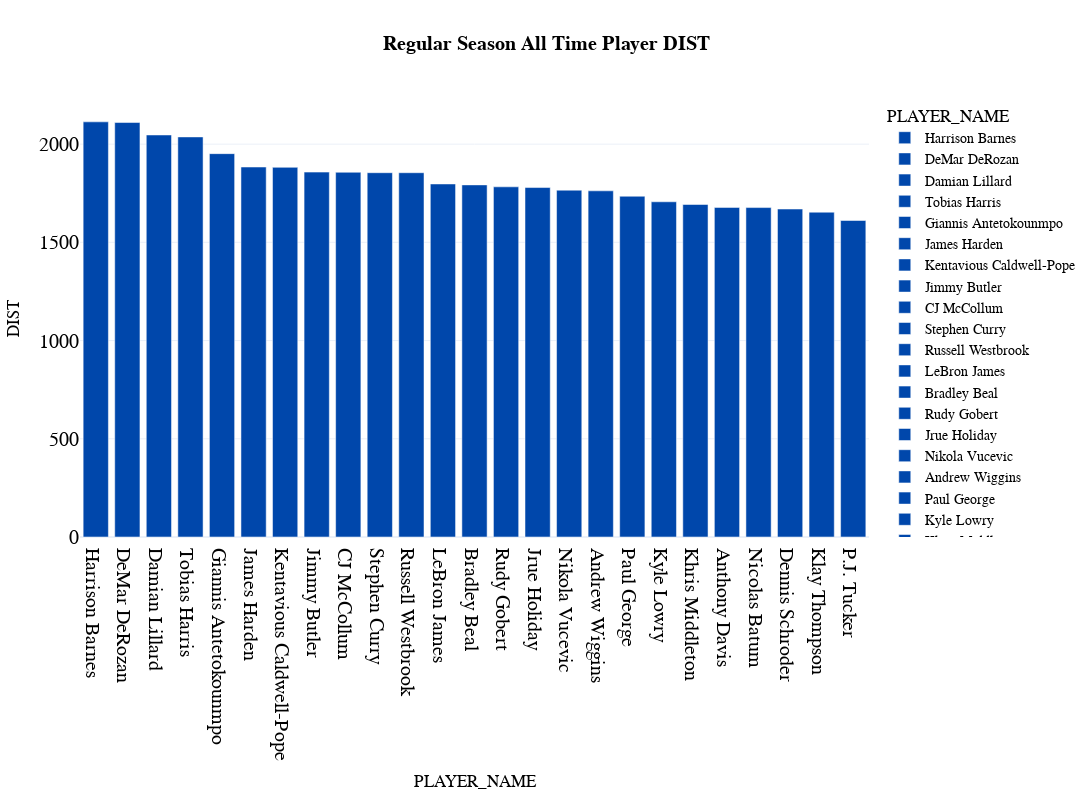

Write notebook code for a chart like this one.
### Code cell
fig_bar = px.bar(
  df_totals.sort_values(by=sort_category, ascending=False).head(25),
  x='PLAYER_NAME', 
  y=sort_category,
  color='PLAYER_NAME',
  color_discrete_sequence=px.colors.qualitative.G10,
  title="<b>{} All Time Player {}</b>".format(types,sort_category),
  template="plotly_white",
  hover_data=['PLAYER_NAME', 'DIST', 'ORBC', 'DRBC', 'RBC', 'TCHS', 'SAST', 'FTAST', 'PASS', 'AST', 'CFGM',
       'CFGA', 'CFG_PCT', 'UFGM', 'UFGA', 'UFG_PCT', 'DFGM', 'DFGA','DFG_PCT'], 
  height=800, 
  width=1200,
  )

fig_bar.update_layout(
    title_x=0.5,
    hoverlabel=dict(
        bgcolor="white",
        font_size=16,
        font_family="PT Sans Narrow"
    ),
    yaxis = dict(tickfont = dict(size=20)),
    xaxis = dict(tickfont = dict(size=20)),
    font=dict(
        family="PT Sans Narrow",
        size=14,
        color="Black"
    ),
    title_font_family="PT Sans Narrow"
)
fig_bar.update_traces(marker_color='#0047ab')
fig_bar

### Figure 1 — Plotly figure (JSON) as saved in the notebook; plotly's stock layout.template omitted (floating-point values rounded to 4 significant figures)
{"data": [{"alignmentgroup": "True", "customdata": [[2540, 5859, 8147, 39171, 233, 96, 26395, 1566, 1760, 3717, 0.4735, 2641, 5888, 0.4485, 1536, 2259, 0.6799]], "hovertemplate": "PLAYER_NAME=%{x}<br>DIST=%{y}<br>ORBC=%{customdata[0]}<br>DRBC=%{customdata[1]}<br>RBC=%{customdata[2]}<br>TCHS=%{customdata[3]}<br>SAST=%{customdata[4]}<br>FTAST=%{customdata[5]}<br>PASS=%{customdata[6]}<br>AST=%{customdata[7]}<br>CFGM=%{customdata[8]}<br>CFGA=%{customdata[9]}<br>CFG_PCT=%{customdata[10]}<br>UFGM=%{customdata[11]}<br>UFGA=%{customdata[12]}<br>UFG_PCT=%{customdata[13]}<br>DFGM=%{customdata[14]}<br>DFGA=%{customdata[15]}<br>DFG_PCT=%{customdata[16]}<extra></extra>", "legendgroup": "Harrison Barnes", "marker": {"color": "#0047ab", "pattern": {"shape": ""}}, "name": "Harrison Barnes", "offsetgroup": "Harrison Barnes", "orientation": "v", "showlegend": true, "textposition": "auto", "type": "bar", "x": ["Harrison Barnes"], "xaxis": "x", "y": [2113.0], "yaxis": "y"}, {"alignmentgroup": "True", "customdata": [[2165, 5630, 7545, 52223, 650, 198, 30784, 4255, 3763, 7869, 0.4782, 3261, 6986, 0.4668, 1354, 1888, 0.7172]], "hovertemplate": "PLAYER_NAME=%{x}<br>DIST=%{y}<br>ORBC=%{customdata[0]}<br>DRBC=%{customdata[1]}<br>RBC=%{customdata[2]}<br>TCHS=%{customdata[3]}<br>SAST=%{customdata[4]}<br>FTAST=%{customdata[5]}<br>PASS=%{customdata[6]}<br>AST=%{customdata[7]}<br>CFGM=%{customdata[8]}<br>CFGA=%{customdata[9]}<br>CFG_PCT=%{customdata[10]}<br>UFGM=%{customdata[11]}<br>UFGA=%{customdata[12]}<br>UFG_PCT=%{customdata[13]}<br>DFGM=%{customdata[14]}<br>DFGA=%{customdata[15]}<br>DFG_PCT=%{customdata[16]}<extra></extra>", "legendgroup": "DeMar DeRozan", "marker": {"color": "#0047ab", "pattern": {"shape": ""}}, "name": "DeMar DeRozan", "offsetgroup": "DeMar DeRozan", "orientation": "v", "showlegend": true, "textposition": "auto", "type": "bar", "x": ["DeMar DeRozan"], "xaxis": "x", "y": [2110.0], "yaxis": "y"}, {"alignmentgroup": "True", "customdata": [[2089, 5340, 7349, 67338, 731, 433, 45222, 5456, 2717, 6154, 0.4415, 3878, 8903, 0.4356, 1179, 1617, 0.7291]], "hovertemplate": "PLAYER_NAME=%{x}<br>DIST=%{y}<br>ORBC=%{customdata[0]}<br>DRBC=%{customdata[1]}<br>RBC=%{customdata[2]}<br>TCHS=%{customdata[3]}<br>SAST=%{customdata[4]}<br>FTAST=%{customdata[5]}<br>PASS=%{customdata[6]}<br>AST=%{customdata[7]}<br>CFGM=%{customdata[8]}<br>CFGA=%{customdata[9]}<br>CFG_PCT=%{customdata[10]}<br>UFGM=%{customdata[11]}<br>UFGA=%{customdata[12]}<br>UFG_PCT=%{customdata[13]}<br>DFGM=%{customdata[14]}<br>DFGA=%{customdata[15]}<br>DFG_PCT=%{customdata[16]}<extra></extra>", "legendgroup": "Damian Lillard", "marker": {"color": "#0047ab", "pattern": {"shape": ""}}, "name": "Damian Lillard", "offsetgroup": "Damian Lillard", "orientation": "v", "showlegend": true, "textposition": "auto", "type": "bar", "x": ["Damian Lillard"], "xaxis": "x", "y": [2047.0], "yaxis": "y"}, {"alignmentgroup": "True", "customdata": [[2797, 7482, 9940, 48592, 339, 166, 33585, 2188, 2751, 5471, 0.5028, 2816, 6092, 0.4622, 1846, 2705, 0.6824]], "hovertemplate": "PLAYER_NAME=%{x}<br>DIST=%{y}<br>ORBC=%{customdata[0]}<br>DRBC=%{customdata[1]}<br>RBC=%{customdata[2]}<br>TCHS=%{customdata[3]}<br>SAST=%{customdata[4]}<br>FTAST=%{customdata[5]}<br>PASS=%{customdata[6]}<br>AST=%{customdata[7]}<br>CFGM=%{customdata[8]}<br>CFGA=%{customdata[9]}<br>CFG_PCT=%{customdata[10]}<br>UFGM=%{customdata[11]}<br>UFGA=%{customdata[12]}<br>UFG_PCT=%{customdata[13]}<br>DFGM=%{customdata[14]}<br>DFGA=%{customdata[15]}<br>DFG_PCT=%{customdata[16]}<extra></extra>", "legendgroup": "Tobias Harris", "marker": {"color": "#0047ab", "pattern": {"shape": ""}}, "name": "Tobias Harris", "offsetgroup": "Tobias Harris", "orientation": "v", "showlegend": true, "textposition": "auto", "type": "bar", "x": ["Tobias Harris"], "xaxis": "x", "y": [2037.0], "yaxis": "y"}, {"alignmentgroup": "True", "customdata": [[4167, 10088, 13694, 60405, 504, 179, 39516, 4164, 4349, 7143, 0.6088, 2918, 6074, 0.4804, 1768, 3289, 0.5375]], "hovertemplate": "PLAYER_NAME=%{x}<br>DIST=%{y}<br>ORBC=%{customdata[0]}<br>DRBC=%{customdata[1]}<br>RBC=%{customdata[2]}<br>TCHS=%{customdata[3]}<br>SAST=%{customdata[4]}<br>FTAST=%{customdata[5]}<br>PASS=%{customdata[6]}<br>AST=%{customdata[7]}<br>CFGM=%{customdata[8]}<br>CFGA=%{customdata[9]}<br>CFG_PCT=%{customdata[10]}<br>UFGM=%{customdata[11]}<br>UFGA=%{customdata[12]}<br>UFG_PCT=%{customdata[13]}<br>DFGM=%{customdata[14]}<br>DFGA=%{customdata[15]}<br>DFG_PCT=%{customdata[16]}<extra></extra>", "legendgroup": "Giannis Antetokounmpo", "marker": {"color": "#0047ab", "pattern": {"shape": ""}}, "name": "Giannis Antetokounmpo", "offsetgroup": "Giannis Antetokounmpo", "orientation": "v", "showlegend": true, "textposition": "auto", "type": "bar", "x": ["Giannis Antetokounmpo"], "xaxis": "x", "y": [1952.0], "yaxis": "y"}, {"alignmentgroup": "True", "customdata": [[2700, 7148, 9346, 68574, 732, 602, 44916, 7016, 2925, 6451, 0.4534, 3508, 8098, 0.4332, 1764, 2515, 0.7014]], "hovertemplate": "PLAYER_NAME=%{x}<br>DIST=%{y}<br>ORBC=%{customdata[0]}<br>DRBC=%{customdata[1]}<br>RBC=%{customdata[2]}<br>TCHS=%{customdata[3]}<br>SAST=%{customdata[4]}<br>FTAST=%{customdata[5]}<br>PASS=%{customdata[6]}<br>AST=%{customdata[7]}<br>CFGM=%{customdata[8]}<br>CFGA=%{customdata[9]}<br>CFG_PCT=%{customdata[10]}<br>UFGM=%{customdata[11]}<br>UFGA=%{customdata[12]}<br>UFG_PCT=%{customdata[13]}<br>DFGM=%{customdata[14]}<br>DFGA=%{customdata[15]}<br>DFG_PCT=%{customdata[16]}<extra></extra>", "legendgroup": "James Harden", "marker": {"color": "#0047ab", "pattern": {"shape": ""}}, "name": "James Harden", "offsetgroup": "James Harden", "orientation": "v", "showlegend": true, "textposition": "auto", "type": "bar", "x": ["James Harden"], "xaxis": "x", "y": [1883.0], "yaxis": "y"}, {"alignmentgroup": "True", "customdata": [[1396, 3687, 4997, 32182, 253, 127, 21545, 1638, 1102, 2604, 0.4232, 2450, 5685, 0.431, 1022, 1393, 0.7337]], "hovertemplate": "PLAYER_NAME=%{x}<br>DIST=%{y}<br>ORBC=%{customdata[0]}<br>DRBC=%{customdata[1]}<br>RBC=%{customdata[2]}<br>TCHS=%{customdata[3]}<br>SAST=%{customdata[4]}<br>FTAST=%{customdata[5]}<br>PASS=%{customdata[6]}<br>AST=%{customdata[7]}<br>CFGM=%{customdata[8]}<br>CFGA=%{customdata[9]}<br>CFG_PCT=%{customdata[10]}<br>UFGM=%{customdata[11]}<br>UFGA=%{customdata[12]}<br>UFG_PCT=%{customdata[13]}<br>DFGM=%{customdata[14]}<br>DFGA=%{customdata[15]}<br>DFG_PCT=%{customdata[16]}<extra></extra>", "legendgroup": "Kentavious Caldwell-Pope", "marker": {"color": "#0047ab", "pattern": {"shape": ""}}, "name": "Kentavious Caldwell-Pope", "offsetgroup": "Kentavious Caldwell-Pope", "orientation": "v", "showlegend": true, "textposition": "auto", "type": "bar", "x": ["Kentavious Caldwell-Pope"], "xaxis": "x", "y": [1882.0], "yaxis": "y"}, {"alignmentgroup": "True", "customdata": [[2990, 5058, 7968, 45801, 400, 211, 30411, 3496, 2446, 5212, 0.4693, 2357, 4955, 0.4757, 1234, 1850, 0.667]], "hovertemplate": "PLAYER_NAME=%{x}<br>DIST=%{y}<br>ORBC=%{customdata[0]}<br>DRBC=%{customdata[1]}<br>RBC=%{customdata[2]}<br>TCHS=%{customdata[3]}<br>SAST=%{customdata[4]}<br>FTAST=%{customdata[5]}<br>PASS=%{customdata[6]}<br>AST=%{customdata[7]}<br>CFGM=%{customdata[8]}<br>CFGA=%{customdata[9]}<br>CFG_PCT=%{customdata[10]}<br>UFGM=%{customdata[11]}<br>UFGA=%{customdata[12]}<br>UFG_PCT=%{customdata[13]}<br>DFGM=%{customdata[14]}<br>DFGA=%{customdata[15]}<br>DFG_PCT=%{customdata[16]}<extra></extra>", "legendgroup": "Jimmy Butler", "marker": {"color": "#0047ab", "pattern": {"shape": ""}}, "name": "Jimmy Butler", "offsetgroup": "Jimmy Butler", "orientation": "v", "showlegend": true, "textposition": "auto", "type": "bar", "x": ["Jimmy Butler"], "xaxis": "x", "y": [1857.0], "yaxis": "y"}, {"alignmentgroup": "True", "customdata": [[1555, 4024, 5503, 45217, 446, 307, 28993, 2951, 2074, 4678, 0.4434, 3582, 7758, 0.4617, 1091, 1545, 0.7061]], "hovertemplate": "PLAYER_NAME=%{x}<br>DIST=%{y}<br>ORBC=%{customdata[0]}<br>DRBC=%{customdata[1]}<br>RBC=%{customdata[2]}<br>TCHS=%{customdata[3]}<br>SAST=%{customdata[4]}<br>FTAST=%{customdata[5]}<br>PASS=%{customdata[6]}<br>AST=%{customdata[7]}<br>CFGM=%{customdata[8]}<br>CFGA=%{customdata[9]}<br>CFG_PCT=%{customdata[10]}<br>UFGM=%{customdata[11]}<br>UFGA=%{customdata[12]}<br>UFG_PCT=%{customdata[13]}<br>DFGM=%{customdata[14]}<br>DFGA=%{customdata[15]}<br>DFG_PCT=%{customdata[16]}<extra></extra>", "legendgroup": "CJ McCollum", "marker": {"color": "#0047ab", "pattern": {"shape": ""}}, "name": "CJ McCollum", "offsetgroup": "CJ McCollum", "orientation": "v", "showlegend": true, "textposition": "auto", "type": "bar", "x": ["CJ McCollum"], "xaxis": "x", "y": [1857.0], "yaxis": "y"}, {"alignmentgroup": "True", "customdata": [[1789, 5631, 7386, 57592, 776, 379, 37877, 4765, 2217, 4646, 0.4772, 4425, 9366, 0.4725, 913, 1260, 0.7246]], "hovertemplate": "PLAYER_NAME=%{x}<br>DIST=%{y}<br>ORBC=%{customdata[0]}<br>DRBC=%{customdata[1]}<br>RBC=%{customdata[2]}<br>TCHS=%{customdata[3]}<br>SAST=%{customdata[4]}<br>FTAST=%{customdata[5]}<br>PASS=%{customdata[6]}<br>AST=%{customdata[7]}<br>CFGM=%{customdata[8]}<br>CFGA=%{customdata[9]}<br>CFG_PCT=%{customdata[10]}<br>UFGM=%{customdata[11]}<br>UFGA=%{customdata[12]}<br>UFG_PCT=%{customdata[13]}<br>DFGM=%{customdata[14]}<br>DFGA=%{customdata[15]}<br>DFG_PCT=%{customdata[16]}<extra></extra>", "legendgroup": "Stephen Curry", "marker": {"color": "#0047ab", "pattern": {"shape": ""}}, "name": "Stephen Curry", "offsetgroup": "Stephen Curry", "orientation": "v", "showlegend": true, "textposition": "auto", "type": "bar", "x": ["Stephen Curry"], "xaxis": "x", "y": [1854.0], "yaxis": "y"}, {"alignmentgroup": "True", "customdata": [[4131, 7646, 11152, 64414, 525, 625, 41831, 6982, 3129, 6647, 0.4707, 3310, 7920, 0.4179, 1086, 1616, 0.672]], "hovertemplate": "PLAYER_NAME=%{x}<br>DIST=%{y}<br>ORBC=%{customdata[0]}<br>DRBC=%{customdata[1]}<br>RBC=%{customdata[2]}<br>TCHS=%{customdata[3]}<br>SAST=%{customdata[4]}<br>FTAST=%{customdata[5]}<br>PASS=%{customdata[6]}<br>AST=%{customdata[7]}<br>CFGM=%{customdata[8]}<br>CFGA=%{customdata[9]}<br>CFG_PCT=%{customdata[10]}<br>UFGM=%{customdata[11]}<br>UFGA=%{customdata[12]}<br>UFG_PCT=%{customdata[13]}<br>DFGM=%{customdata[14]}<br>DFGA=%{customdata[15]}<br>DFG_PCT=%{customdata[16]}<extra></extra>", "legendgroup": "Russell Westbrook", "marker": {"color": "#0047ab", "pattern": {"shape": ""}}, "name": "Russell Westbrook", "offsetgroup": "Russell Westbrook", "orientation": "v", "showlegend": true, "textposition": "auto", "type": "bar", "x": ["Russell Westbrook"], "xaxis": "x", "y": [1854.0], "yaxis": "y"}, {"alignmentgroup": "True", "customdata": [[2570, 7474, 9652, 63730, 684, 477, 41686, 6072, 3542, 5986, 0.5917, 4127, 8673, 0.4758, 1343, 2194, 0.6121]], "hovertemplate": "PLAYER_NAME=%{x}<br>DIST=%{y}<br>ORBC=%{customdata[0]}<br>DRBC=%{customdata[1]}<br>RBC=%{customdata[2]}<br>TCHS=%{customdata[3]}<br>SAST=%{customdata[4]}<br>FTAST=%{customdata[5]}<br>PASS=%{customdata[6]}<br>AST=%{customdata[7]}<br>CFGM=%{customdata[8]}<br>CFGA=%{customdata[9]}<br>CFG_PCT=%{customdata[10]}<br>UFGM=%{customdata[11]}<br>UFGA=%{customdata[12]}<br>UFG_PCT=%{customdata[13]}<br>DFGM=%{customdata[14]}<br>DFGA=%{customdata[15]}<br>DFG_PCT=%{customdata[16]}<extra></extra>", "legendgroup": "LeBron James", "marker": {"color": "#0047ab", "pattern": {"shape": ""}}, "name": "LeBron James", "offsetgroup": "LeBron James", "orientation": "v", "showlegend": true, "textposition": "auto", "type": "bar", "x": ["LeBron James"], "xaxis": "x", "y": [1797.0], "yaxis": "y"}, {"alignmentgroup": "True", "customdata": [[1874, 4088, 5834, 46386, 564, 268, 29246, 3224, 2366, 4857, 0.4871, 3467, 7659, 0.4527, 1184, 1670, 0.709]], "hovertemplate": "PLAYER_NAME=%{x}<br>DIST=%{y}<br>ORBC=%{customdata[0]}<br>DRBC=%{customdata[1]}<br>RBC=%{customdata[2]}<br>TCHS=%{customdata[3]}<br>SAST=%{customdata[4]}<br>FTAST=%{customdata[5]}<br>PASS=%{customdata[6]}<br>AST=%{customdata[7]}<br>CFGM=%{customdata[8]}<br>CFGA=%{customdata[9]}<br>CFG_PCT=%{customdata[10]}<br>UFGM=%{customdata[11]}<br>UFGA=%{customdata[12]}<br>UFG_PCT=%{customdata[13]}<br>DFGM=%{customdata[14]}<br>DFGA=%{customdata[15]}<br>DFG_PCT=%{customdata[16]}<extra></extra>", "legendgroup": "Bradley Beal", "marker": {"color": "#0047ab", "pattern": {"shape": ""}}, "name": "Bradley Beal", "offsetgroup": "Bradley Beal", "orientation": "v", "showlegend": true, "textposition": "auto", "type": "bar", "x": ["Bradley Beal"], "xaxis": "x", "y": [1792.0], "yaxis": "y"}, {"alignmentgroup": "True", "customdata": [[6336, 11241, 17026, 38657, 130, 58, 29122, 1055, 2746, 4468, 0.6146, 1060, 1342, 0.7899, 2796, 5430, 0.5149]], "hovertemplate": "PLAYER_NAME=%{x}<br>DIST=%{y}<br>ORBC=%{customdata[0]}<br>DRBC=%{customdata[1]}<br>RBC=%{customdata[2]}<br>TCHS=%{customdata[3]}<br>SAST=%{customdata[4]}<br>FTAST=%{customdata[5]}<br>PASS=%{customdata[6]}<br>AST=%{customdata[7]}<br>CFGM=%{customdata[8]}<br>CFGA=%{customdata[9]}<br>CFG_PCT=%{customdata[10]}<br>UFGM=%{customdata[11]}<br>UFGA=%{customdata[12]}<br>UFG_PCT=%{customdata[13]}<br>DFGM=%{customdata[14]}<br>DFGA=%{customdata[15]}<br>DFG_PCT=%{customdata[16]}<extra></extra>", "legendgroup": "Rudy Gobert", "marker": {"color": "#0047ab", "pattern": {"shape": ""}}, "name": "Rudy Gobert", "offsetgroup": "Rudy Gobert", "orientation": "v", "showlegend": true, "textposition": "auto", "type": "bar", "x": ["Rudy Gobert"], "xaxis": "x", "y": [1783.0], "yaxis": "y"}, {"alignmentgroup": "True", "customdata": [[2084, 4420, 6390, 51988, 463, 392, 37199, 4696, 2130, 4287, 0.4969, 2680, 5908, 0.4536, 1210, 1738, 0.6962]], "hovertemplate": "PLAYER_NAME=%{x}<br>DIST=%{y}<br>ORBC=%{customdata[0]}<br>DRBC=%{customdata[1]}<br>RBC=%{customdata[2]}<br>TCHS=%{customdata[3]}<br>SAST=%{customdata[4]}<br>FTAST=%{customdata[5]}<br>PASS=%{customdata[6]}<br>AST=%{customdata[7]}<br>CFGM=%{customdata[8]}<br>CFGA=%{customdata[9]}<br>CFG_PCT=%{customdata[10]}<br>UFGM=%{customdata[11]}<br>UFGA=%{customdata[12]}<br>UFG_PCT=%{customdata[13]}<br>DFGM=%{customdata[14]}<br>DFGA=%{customdata[15]}<br>DFG_PCT=%{customdata[16]}<extra></extra>", "legendgroup": "Jrue Holiday", "marker": {"color": "#0047ab", "pattern": {"shape": ""}}, "name": "Jrue Holiday", "offsetgroup": "Jrue Holiday", "orientation": "v", "showlegend": true, "textposition": "auto", "type": "bar", "x": ["Jrue Holiday"], "xaxis": "x", "y": [1779.0], "yaxis": "y"}, {"alignmentgroup": "True", "customdata": [[4278, 10147, 13895, 53132, 306, 154, 37497, 2542, 3115, 5776, 0.5393, 3153, 6925, 0.4553, 3031, 4836, 0.6268]], "hovertemplate": "PLAYER_NAME=%{x}<br>DIST=%{y}<br>ORBC=%{customdata[0]}<br>DRBC=%{customdata[1]}<br>RBC=%{customdata[2]}<br>TCHS=%{customdata[3]}<br>SAST=%{customdata[4]}<br>FTAST=%{customdata[5]}<br>PASS=%{customdata[6]}<br>AST=%{customdata[7]}<br>CFGM=%{customdata[8]}<br>CFGA=%{customdata[9]}<br>CFG_PCT=%{customdata[10]}<br>UFGM=%{customdata[11]}<br>UFGA=%{customdata[12]}<br>UFG_PCT=%{customdata[13]}<br>DFGM=%{customdata[14]}<br>DFGA=%{customdata[15]}<br>DFG_PCT=%{customdata[16]}<extra></extra>", "legendgroup": "Nikola Vucevic", "marker": {"color": "#0047ab", "pattern": {"shape": ""}}, "name": "Nikola Vucevic", "offsetgroup": "Nikola Vucevic", "orientation": "v", "showlegend": true, "textposition": "auto", "type": "bar", "x": ["Nikola Vucevic"], "xaxis": "x", "y": [1766.0], "yaxis": "y"}, {"alignmentgroup": "True", "customdata": [[2743, 4350, 6994, 34500, 323, 98, 19389, 1662, 2609, 5453, 0.4785, 2432, 5778, 0.4209, 1679, 2394, 0.7013]], "hovertemplate": "PLAYER_NAME=%{x}<br>DIST=%{y}<br>ORBC=%{customdata[0]}<br>DRBC=%{customdata[1]}<br>RBC=%{customdata[2]}<br>TCHS=%{customdata[3]}<br>SAST=%{customdata[4]}<br>FTAST=%{customdata[5]}<br>PASS=%{customdata[6]}<br>AST=%{customdata[7]}<br>CFGM=%{customdata[8]}<br>CFGA=%{customdata[9]}<br>CFG_PCT=%{customdata[10]}<br>UFGM=%{customdata[11]}<br>UFGA=%{customdata[12]}<br>UFG_PCT=%{customdata[13]}<br>DFGM=%{customdata[14]}<br>DFGA=%{customdata[15]}<br>DFG_PCT=%{customdata[16]}<extra></extra>", "legendgroup": "Andrew Wiggins", "marker": {"color": "#0047ab", "pattern": {"shape": ""}}, "name": "Andrew Wiggins", "offsetgroup": "Andrew Wiggins", "orientation": "v", "showlegend": true, "textposition": "auto", "type": "bar", "x": ["Andrew Wiggins"], "xaxis": "x", "y": [1762.0], "yaxis": "y"}, {"alignmentgroup": "True", "customdata": [[2047, 6478, 8240, 43388, 366, 264, 25924, 2807, 1983, 4478, 0.4428, 3508, 7940, 0.4418, 1434, 2207, 0.6498]], "hovertemplate": "PLAYER_NAME=%{x}<br>DIST=%{y}<br>ORBC=%{customdata[0]}<br>DRBC=%{customdata[1]}<br>RBC=%{customdata[2]}<br>TCHS=%{customdata[3]}<br>SAST=%{customdata[4]}<br>FTAST=%{customdata[5]}<br>PASS=%{customdata[6]}<br>AST=%{customdata[7]}<br>CFGM=%{customdata[8]}<br>CFGA=%{customdata[9]}<br>CFG_PCT=%{customdata[10]}<br>UFGM=%{customdata[11]}<br>UFGA=%{customdata[12]}<br>UFG_PCT=%{customdata[13]}<br>DFGM=%{customdata[14]}<br>DFGA=%{customdata[15]}<br>DFG_PCT=%{customdata[16]}<extra></extra>", "legendgroup": "Paul George", "marker": {"color": "#0047ab", "pattern": {"shape": ""}}, "name": "Paul George", "offsetgroup": "Paul George", "orientation": "v", "showlegend": true, "textposition": "auto", "type": "bar", "x": ["Paul George"], "xaxis": "x", "y": [1735.0], "yaxis": "y"}, {"alignmentgroup": "True", "customdata": [[2212, 5757, 7899, 58259, 492, 421, 44116, 4997, 1337, 3151, 0.4243, 2489, 5811, 0.4283, 1303, 1883, 0.692]], "hovertemplate": "PLAYER_NAME=%{x}<br>DIST=%{y}<br>ORBC=%{customdata[0]}<br>DRBC=%{customdata[1]}<br>RBC=%{customdata[2]}<br>TCHS=%{customdata[3]}<br>SAST=%{customdata[4]}<br>FTAST=%{customdata[5]}<br>PASS=%{customdata[6]}<br>AST=%{customdata[7]}<br>CFGM=%{customdata[8]}<br>CFGA=%{customdata[9]}<br>CFG_PCT=%{customdata[10]}<br>UFGM=%{customdata[11]}<br>UFGA=%{customdata[12]}<br>UFG_PCT=%{customdata[13]}<br>DFGM=%{customdata[14]}<br>DFGA=%{customdata[15]}<br>DFG_PCT=%{customdata[16]}<extra></extra>", "legendgroup": "Kyle Lowry", "marker": {"color": "#0047ab", "pattern": {"shape": ""}}, "name": "Kyle Lowry", "offsetgroup": "Kyle Lowry", "orientation": "v", "showlegend": true, "textposition": "auto", "type": "bar", "x": ["Kyle Lowry"], "xaxis": "x", "y": [1706.0], "yaxis": "y"}, {"alignmentgroup": "True", "customdata": [[1595, 5168, 6587, 41511, 337, 289, 27485, 3110, 1662, 3759, 0.4421, 3030, 6406, 0.473, 1053, 1523, 0.6914]], "hovertemplate": "PLAYER_NAME=%{x}<br>DIST=%{y}<br>ORBC=%{customdata[0]}<br>DRBC=%{customdata[1]}<br>RBC=%{customdata[2]}<br>TCHS=%{customdata[3]}<br>SAST=%{customdata[4]}<br>FTAST=%{customdata[5]}<br>PASS=%{customdata[6]}<br>AST=%{customdata[7]}<br>CFGM=%{customdata[8]}<br>CFGA=%{customdata[9]}<br>CFG_PCT=%{customdata[10]}<br>UFGM=%{customdata[11]}<br>UFGA=%{customdata[12]}<br>UFG_PCT=%{customdata[13]}<br>DFGM=%{customdata[14]}<br>DFGA=%{customdata[15]}<br>DFG_PCT=%{customdata[16]}<extra></extra>", "legendgroup": "Khris Middleton", "marker": {"color": "#0047ab", "pattern": {"shape": ""}}, "name": "Khris Middleton", "offsetgroup": "Khris Middleton", "orientation": "v", "showlegend": true, "textposition": "auto", "type": "bar", "x": ["Khris Middleton"], "xaxis": "x", "y": [1693.0], "yaxis": "y"}, {"alignmentgroup": "True", "customdata": [[4098, 9013, 12756, 48433, 266, 111, 30922, 1957, 3862, 6828, 0.5656, 2843, 5935, 0.479, 2329, 4127, 0.5643]], "hovertemplate": "PLAYER_NAME=%{x}<br>DIST=%{y}<br>ORBC=%{customdata[0]}<br>DRBC=%{customdata[1]}<br>RBC=%{customdata[2]}<br>TCHS=%{customdata[3]}<br>SAST=%{customdata[4]}<br>FTAST=%{customdata[5]}<br>PASS=%{customdata[6]}<br>AST=%{customdata[7]}<br>CFGM=%{customdata[8]}<br>CFGA=%{customdata[9]}<br>CFG_PCT=%{customdata[10]}<br>UFGM=%{customdata[11]}<br>UFGA=%{customdata[12]}<br>UFG_PCT=%{customdata[13]}<br>DFGM=%{customdata[14]}<br>DFGA=%{customdata[15]}<br>DFG_PCT=%{customdata[16]}<extra></extra>", "legendgroup": "Anthony Davis", "marker": {"color": "#0047ab", "pattern": {"shape": ""}}, "name": "Anthony Davis", "offsetgroup": "Anthony Davis", "orientation": "v", "showlegend": true, "textposition": "auto", "type": "bar", "x": ["Anthony Davis"], "xaxis": "x", "y": [1678.0], "yaxis": "y"}, {"alignmentgroup": "True", "customdata": [[2074, 5242, 7021, 36464, 297, 213, 27772, 2857, 863, 1892, 0.4561, 1788, 4217, 0.424, 1184, 1928, 0.6141]], "hovertemplate": "PLAYER_NAME=%{x}<br>DIST=%{y}<br>ORBC=%{customdata[0]}<br>DRBC=%{customdata[1]}<br>RBC=%{customdata[2]}<br>TCHS=%{customdata[3]}<br>SAST=%{customdata[4]}<br>FTAST=%{customdata[5]}<br>PASS=%{customdata[6]}<br>AST=%{customdata[7]}<br>CFGM=%{customdata[8]}<br>CFGA=%{customdata[9]}<br>CFG_PCT=%{customdata[10]}<br>UFGM=%{customdata[11]}<br>UFGA=%{customdata[12]}<br>UFG_PCT=%{customdata[13]}<br>DFGM=%{customdata[14]}<br>DFGA=%{customdata[15]}<br>DFG_PCT=%{customdata[16]}<extra></extra>", "legendgroup": "Nicolas Batum", "marker": {"color": "#0047ab", "pattern": {"shape": ""}}, "name": "Nicolas Batum", "offsetgroup": "Nicolas Batum", "orientation": "v", "showlegend": true, "textposition": "auto", "type": "bar", "x": ["Nicolas Batum"], "xaxis": "x", "y": [1677.0], "yaxis": "y"}, {"alignmentgroup": "True", "customdata": [[1395, 3603, 4957, 53367, 660, 302, 39013, 4009, 1801, 4029, 0.447, 2378, 5597, 0.4249, 977, 1394, 0.7009]], "hovertemplate": "PLAYER_NAME=%{x}<br>DIST=%{y}<br>ORBC=%{customdata[0]}<br>DRBC=%{customdata[1]}<br>RBC=%{customdata[2]}<br>TCHS=%{customdata[3]}<br>SAST=%{customdata[4]}<br>FTAST=%{customdata[5]}<br>PASS=%{customdata[6]}<br>AST=%{customdata[7]}<br>CFGM=%{customdata[8]}<br>CFGA=%{customdata[9]}<br>CFG_PCT=%{customdata[10]}<br>UFGM=%{customdata[11]}<br>UFGA=%{customdata[12]}<br>UFG_PCT=%{customdata[13]}<br>DFGM=%{customdata[14]}<br>DFGA=%{customdata[15]}<br>DFG_PCT=%{customdata[16]}<extra></extra>", "legendgroup": "Dennis Schroder", "marker": {"color": "#0047ab", "pattern": {"shape": ""}}, "name": "Dennis Schroder", "offsetgroup": "Dennis Schroder", "orientation": "v", "showlegend": true, "textposition": "auto", "type": "bar", "x": ["Dennis Schroder"], "xaxis": "x", "y": [1670.0], "yaxis": "y"}, {"alignmentgroup": "True", "customdata": [[1207, 4068, 5168, 30348, 358, 135, 16279, 1632, 1765, 3934, 0.4487, 3420, 7453, 0.4589, 998, 1549, 0.6443]], "hovertemplate": "PLAYER_NAME=%{x}<br>DIST=%{y}<br>ORBC=%{customdata[0]}<br>DRBC=%{customdata[1]}<br>RBC=%{customdata[2]}<br>TCHS=%{customdata[3]}<br>SAST=%{customdata[4]}<br>FTAST=%{customdata[5]}<br>PASS=%{customdata[6]}<br>AST=%{customdata[7]}<br>CFGM=%{customdata[8]}<br>CFGA=%{customdata[9]}<br>CFG_PCT=%{customdata[10]}<br>UFGM=%{customdata[11]}<br>UFGA=%{customdata[12]}<br>UFG_PCT=%{customdata[13]}<br>DFGM=%{customdata[14]}<br>DFGA=%{customdata[15]}<br>DFG_PCT=%{customdata[16]}<extra></extra>", "legendgroup": "Klay Thompson", "marker": {"color": "#0047ab", "pattern": {"shape": ""}}, "name": "Klay Thompson", "offsetgroup": "Klay Thompson", "orientation": "v", "showlegend": true, "textposition": "auto", "type": "bar", "x": ["Klay Thompson"], "xaxis": "x", "y": [1653.0], "yaxis": "y"}, {"alignmentgroup": "True", "customdata": [[3353, 5601, 8553, 27081, 144, 71, 20935, 1122, 690, 1581, 0.4364, 1216, 2968, 0.4097, 1281, 1930, 0.6637]], "hovertemplate": "PLAYER_NAME=%{x}<br>DIST=%{y}<br>ORBC=%{customdata[0]}<br>DRBC=%{customdata[1]}<br>RBC=%{customdata[2]}<br>TCHS=%{customdata[3]}<br>SAST=%{customdata[4]}<br>FTAST=%{customdata[5]}<br>PASS=%{customdata[6]}<br>AST=%{customdata[7]}<br>CFGM=%{customdata[8]}<br>CFGA=%{customdata[9]}<br>CFG_PCT=%{customdata[10]}<br>UFGM=%{customdata[11]}<br>UFGA=%{customdata[12]}<br>UFG_PCT=%{customdata[13]}<br>DFGM=%{customdata[14]}<br>DFGA=%{customdata[15]}<br>DFG_PCT=%{customdata[16]}<extra></extra>", "legendgroup": "P.J. Tucker", "marker": {"color": "#0047ab", "pattern": {"shape": ""}}, "name": "P.J. Tucker", "offsetgroup": "P.J. Tucker", "orientation": "v", "showlegend": true, "textposition": "auto", "type": "bar", "x": ["P.J. Tucker"], "xaxis": "x", "y": [1611.0], "yaxis": "y"}], "layout": {"barmode": "relative", "font": {"color": "Black", "family": "PT Sans Narrow", "size": 14}, "height": 800, "hoverlabel": {"bgcolor": "white", "font": {"family": "PT Sans Narrow", "size": 16}}, "legend": {"title": {"text": "PLAYER_NAME"}, "tracegroupgap": 0}, "title": {"font": {"family": "PT Sans Narrow"}, "text": "<b>Regular Season All Time Player DIST</b>", "x": 0.5}, "width": 1200, "xaxis": {"anchor": "y", "categoryarray": ["Harrison Barnes", "DeMar DeRozan", "Damian Lillard", "Tobias Harris", "Giannis Antetokounmpo", "James Harden", "Kentavious Caldwell-Pope", "Jimmy Butler", "CJ McCollum", "Stephen Curry", "Russell Westbrook", "LeBron James", "Bradley Beal", "Rudy Gobert", "Jrue Holiday", "Nikola Vucevic", "Andrew Wiggins", "Paul George", "Kyle Lowry", "Khris Middleton", "Anthony Davis", "Nicolas Batum", "Dennis Schroder", "Klay Thompson", "P.J. Tucker"], "categoryorder": "array", "domain": [0, 1], "tickfont": {"size": 20}, "title": {"text": "PLAYER_NAME"}}, "yaxis": {"anchor": "x", "domain": [0, 1], "tickfont": {"size": 20}, "title": {"text": "DIST"}}}}
